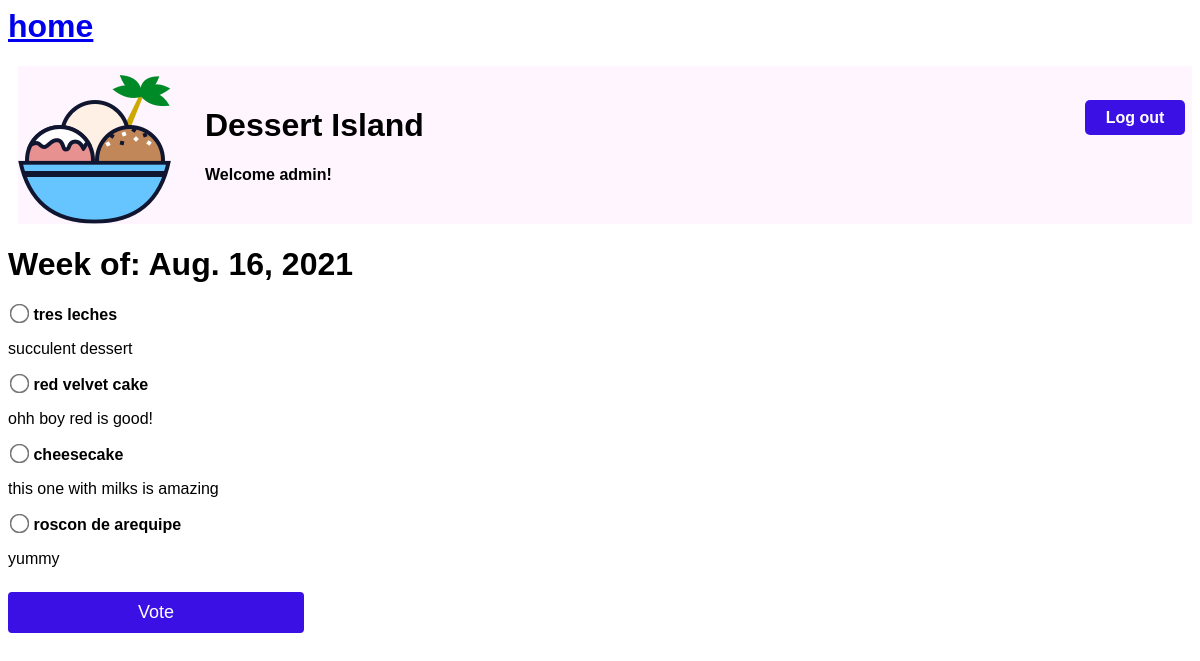
The app's page /polls/1/ (signed in) with its own data.
### weeklydessert/models.py (models this page shows, shortened)
class Week(models.Model):
  pub_date = models.DateTimeField("date published ")
  def start_of_week(self):
      today = datetime.date.today()
      start_of_week = today + datetime.timedelta(days=-today.weekday(), weeks=1)
      return start_of_week

class Choice(models.Model):
  week = models.ForeignKey(Week, on_delete=models.CASCADE)
  dessert_choice = models.CharField(max_length=200)
  dessert_details = models.CharField(max_length=200)
  votes = models.IntegerField(default=0)

### weeklydessert/views.py (the view)
# urls.py: path("polls/<int:pk>/", views.DetailsView.as_view(), name="detail"),
class DetailsView(LoginRequiredMixin, DetailView):
  model = Week
  template_name = "weeklydessert/detail.html"

### weeklydessert/templates/weeklydessert/detail.html (shortened to what this page needs)
{% extends "./header.html" %}
{% block content %}
{% load static %}
<link rel="stylesheet" type="text/css" href="{% static 'weeklydessert/detail.css' %}">
<h1>Week of: {{ week.start_of_week }}</h1>
<form action="{% url 'vote' week.id %}" method="post">
{% for choice in week.choice_set.all %}
    <input type="radio" name="choice" id="choice{{ forloop.counter }}" value="{{ choice.id }}">
    <label for="choice{{ forloop.counter }}">{{ choice.dessert_choice }}</label><br>
		<p>{{ choice.dessert_details }}</p>
{% endfor %}
<input type="submit" value="Vote">
</form>
{% endblock %}

### weeklydessert/templates/weeklydessert/header.html (shortened to what this page needs)
{% load static %}
<link rel="stylesheet" type="text/css" href="{% static 'weeklydessert/header.css' %}">
 <a href="{% url 'index' %}"><h1>home</h1></a>
<div class="header">
  <img src="{% static 'weeklydessert/Dessert.png' %}" >
  <div class="header-content">
    <h1 class="header-title">Dessert Island</h1>
    {% if user.username %}
    <h4 class="header-greet">Welcome {{ user.username }}!</h4>
    {% endif %}
  </div>
</div>
<a class="logout-button" href="{% url 'logout' %}">Log out</a>
{% block content%}
{% endblock %}

### weeklydessert/static/weeklydessert/header.css (style rules this page uses)
.header { display: flex; flex-direction: row; background-color: #FFF5FF; margin-left: 10px; }
.header-title { margin-bottom: 0; }
.header-content { display: flex; flex-direction: column; margin-left: 30px; align-items: center; justify-content: center; }
.header-greet { width: 100%; }
.logout-button { position: absolute; top: 100px; right: 15px; display: block; width: 80px; height: 15px; background: #3A10E5; padding: 10px; text-align: center; border-radius: 5px; color: white; font-weight: bold; line-height: 15px; text-decoration: none; }

### weeklydessert/static/weeklydessert/detail.css (style rules this page uses)
input[type=radio] { -ms-transform: scale(1.5); -webkit-transform: scale(1.5); transform: scale(1.5); }
label { font-weight: bold; }
input[type=submit] { background-color: #3A10E5; color: white; padding: 10px 14px; margin: 8px 0; border: none; border-radius: 4px; cursor: pointer; width: 25%; font-size: 18px; }

### records on screen
Week: start_of_week "Aug. 16, 2021"
Choice: dessert_choice "tres leches", dessert_details "succulent dessert"
Choice: dessert_choice "red velvet cake", dessert_details "ohh boy red is good!"
Choice: dessert_choice "cheesecake", dessert_details "this one with milks is amazing"
Choice: dessert_choice "roscon de arequipe", dessert_details "yummy"

### other values on screen
{{ user.username }} "admin"
